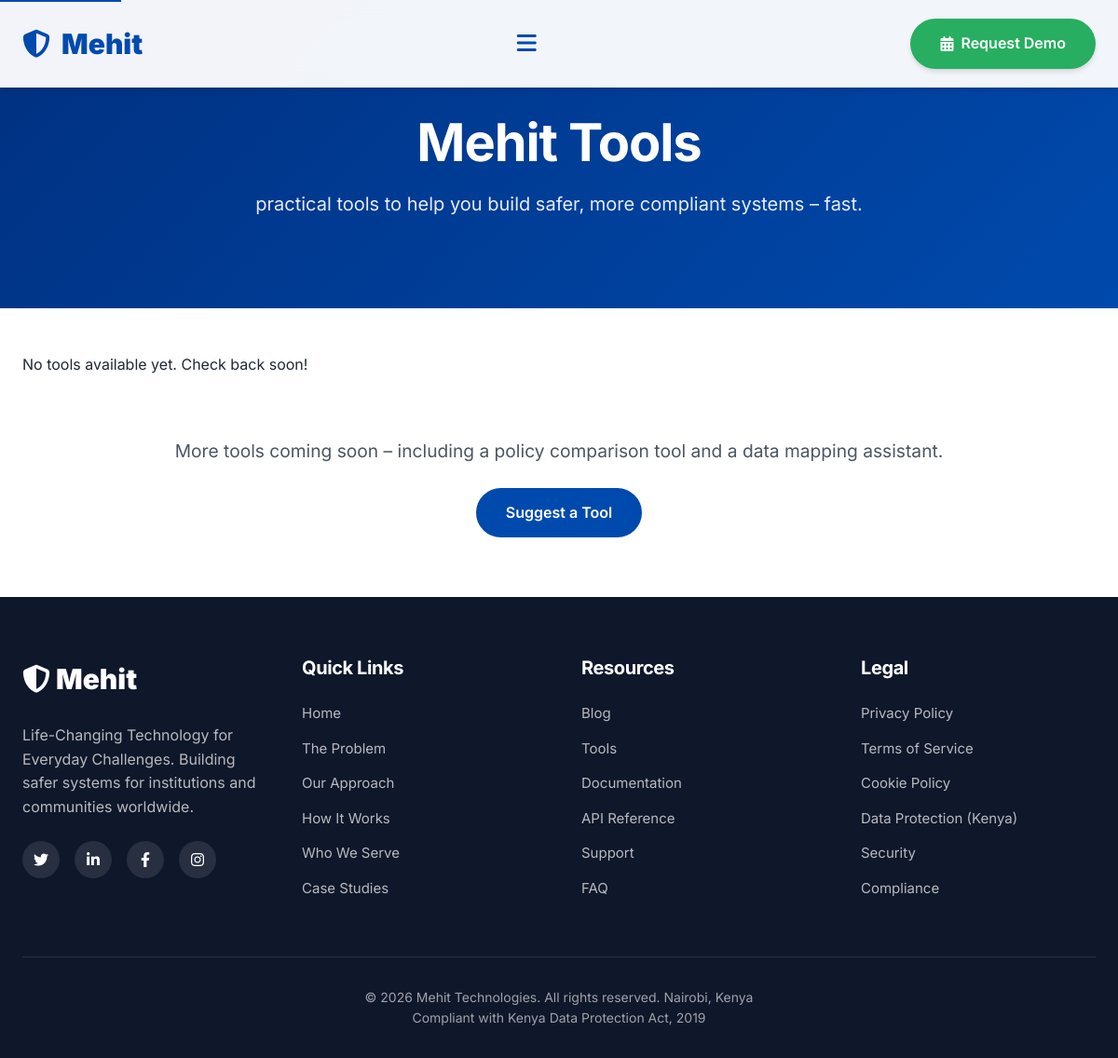
The page /tools/ on the database as committed earlier.
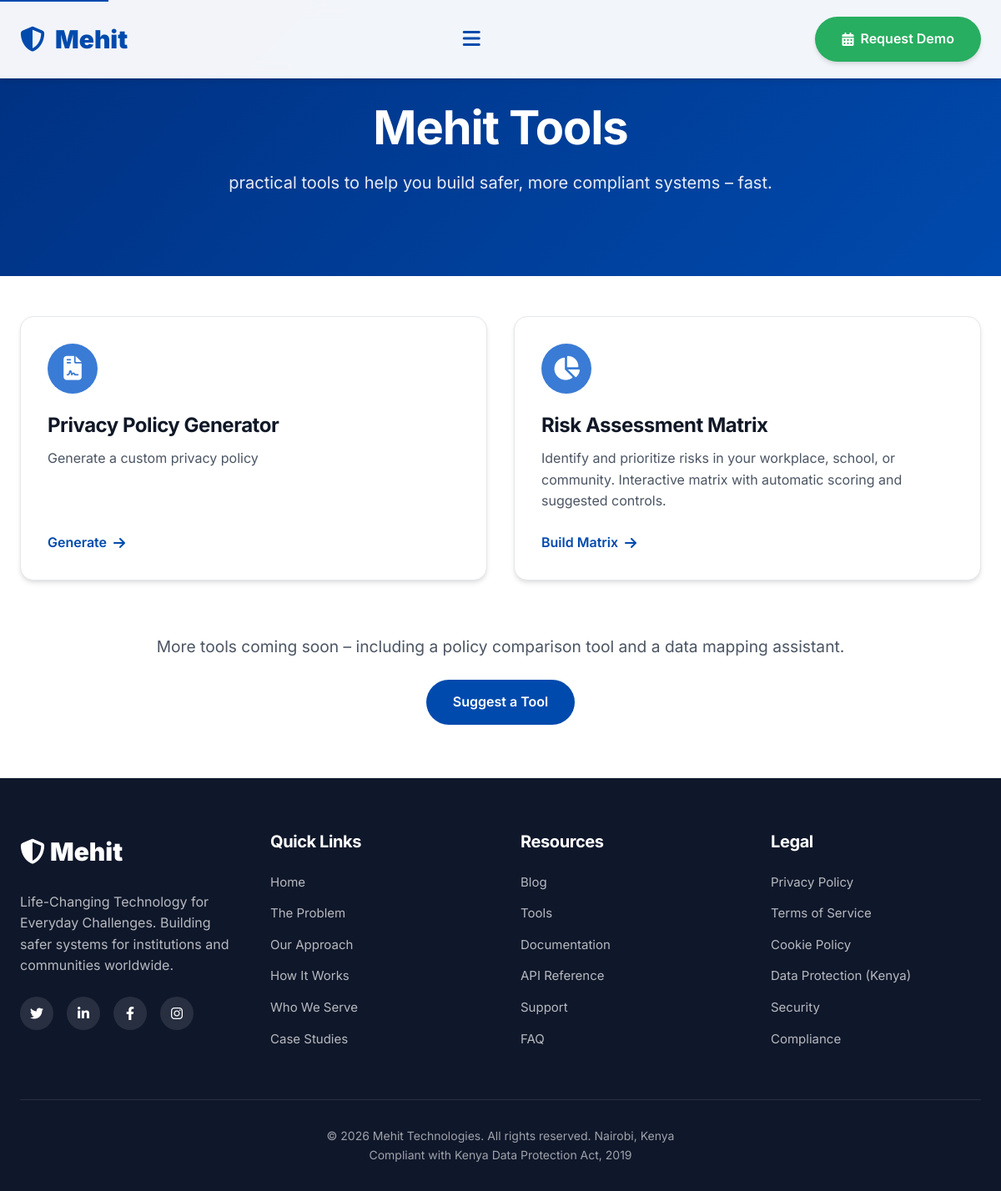
The same page on the database as committed later.
### tools/models.py (models this page shows, shortened)
class Tool(models.Model):
    id = models.UUIDField(primary_key=True, default=uuid.uuid4, editable=False)
    name = models.CharField(max_length=200)
    slug = models.SlugField(unique=True, help_text="Used in URLs, e.g., 'privacy-generator'")
    description = models.TextField()
    icon = models.CharField(max_length=100, default="fas fa-cog", help_text="Font Awesome icon class")
    url = models.CharField(max_length=500, help_text="Relative path like '/policies/questionnaire/' or full URL")
    is_active = models.BooleanField(default=True, help_text="Show on tools page")
    is_free = models.BooleanField(default=True, help_text="If False, requires payment/subscription")
    price = models.DecimalField(max_digits=10, decimal_places=2, null=True, blank=True, help_text="Monthly price in KES")
    stripe_price_id = models.CharField(max_length=100, blank=True, help_text="Stripe Price ID if using subscriptions")
    order = models.PositiveIntegerField(default=0, help_text="Display order")
    created_at = models.DateTimeField(auto_now_add=True)
    updated_at = models.DateTimeField(auto_now=True)
    class Meta:
        ordering = ['order', 'name']

### tools/views.py (the view)
# urls.py: path('', views.tool_list, name='list'),   # ✅ correct
def tool_list(request):
    tools = Tool.objects.filter(is_active=True).order_by('order', 'name')
    return render(request, 'tools.html', {'tools': tools})

### templates/tools.html (shortened to what this page needs)
<!DOCTYPE html>
<html lang="en">
<head>
  <link rel="stylesheet" href="https://cdnjs.cloudflare.com/ajax/libs/font-awesome/6.4.0/css/all.min.css">
</head>
<body>
  <nav class="toolbar" aria-label="Main navigation">
    <div class="container">
      <a href="/" class="logo" aria-label="Mehit Prevention Systems - Home">
        <i class="fas fa-shield-alt logo-icon" aria-hidden="true"></i>
        <span class="logo-text">Mehit</span>
      </a>
      <button class="menu-toggle" id="menuToggle" aria-label="Toggle navigation menu" aria-expanded="false" aria-controls="navLinks">
        <i class="fas fa-bars" aria-hidden="true"></i>
      </button>
      <div class="toolbar-cta">
        <a href="/#contact" class="btn" aria-label="Request a demo">
          <i class="fas fa-calendar-alt" aria-hidden="true"></i>
          <span class="btn-text">Request Demo</span>
        </a>
      </div>
    </div>
  </nav>
  <section class="page-header">
    <div class="container">
      <h1>Mehit Tools</h1>
      <p>practical tools to help you build safer, more compliant systems – fast.</p>
    </div>
  </section>
  <main id="main" class="container">
    <div class="tools-grid">
      {% for tool in tools %}
        <div class="tool-card">
          <div class="tool-icon"><i class="{{ tool.icon }}"></i></div>
          <h2 class="tool-title">{{ tool.name }}</h2>
          <p class="tool-description">{{ tool.description }}</p>
          <a href="{{ tool.url }}" class="tool-link">
            {% if "privacy" in tool.name|lower %}Generate
            {% elif "risk" in tool.name|lower %}Build Matrix
            {% elif "checklist" in tool.name|lower %}Build Checklist
            {% elif "incident" in tool.name|lower %}Use Template
            {% elif "cookie" in tool.name|lower %}Generate Code
            {% elif "safety" in tool.name|lower %}View Checklist
            {% else %}Access Tool{% endif %}
            <i class="fas fa-arrow-right"></i>
          </a>
        </div>
      {% empty %}
        <p>No tools available yet. Check back soon!</p>
      {% endfor %}
    </div>
    <div style="text-align: center; margin: 4rem 0;">
      <p style="font-size: 1.2rem; color: var(--gray-600);">More tools coming soon – including a policy comparison tool and a data mapping assistant.</p>
      <a href="/#contact" class="btn btn-primary" style="margin-top: 1.5rem;">Suggest a Tool</a>
    </div>
  </main>
  <footer aria-label="Site footer">
    <div class="container">
      <div class="footer-content">
        <div class="footer-col">
          <a href="/" class="logo" style="color: white; margin-bottom: 1.5rem; display: block;">
            <i class="fas fa-shield-alt logo-icon" aria-hidden="true"></i>
            <span>Mehit</span>
          </a>
          <p style="color: rgba(255, 255, 255, 0.7); margin-bottom: 1.5rem;">
            Life-Changing Technology for Everyday Challenges. Building safer systems for institutions and communities worldwide.
          </p>
          <div class="social-links">
            <a href="#" aria-label="Follow us on Twitter"><i class="fab fa-twitter" aria-hidden="true"></i></a>
            <a href="#" aria-label="Follow us on LinkedIn"><i class="fab fa-linkedin-in" aria-hidden="true"></i></a>
            <a href="#" aria-label="Follow us on Facebook"><i class="fab fa-facebook-f" aria-hidden="true"></i></a>
            <a href="#" aria-label="Follow us on Instagram"><i class="fab fa-instagram" aria-hidden="true"></i></a>
          </div>
        </div>
        <div class="footer-col">
          <h3>Quick Links</h3>
          <ul class="footer-links">
            <li><a href="/#hero">Home</a></li>
            <li><a href="/#problem">The Problem</a></li>
            <li><a href="/#approach">Our Approach</a></li>
            <li><a href="/#how">How It Works</a></li>
            <li><a href="/#who">Who We Serve</a></li>
            <li><a href="/blog/">Case Studies</a></li>
          </ul>
        </div>
        <div class="footer-col">
          <h3>Resources</h3>
          <ul class="footer-links">
            <li><a href="/blog/">Blog</a></li>
            <li><a href="/tools/">Tools</a></li>
            <li><a href="/documentation/">Documentation</a></li>
            <li><a href="/api/">API Reference</a></li>
            <li><a href="/support/">Support</a></li>
            <li><a href="/faq/">FAQ</a></li>
          </ul>
        </div>
        <div class="footer-col">
          <h3>Legal</h3>
          <ul class="footer-links">
            <li><a href="/privacy-policy/">Privacy Policy</a></li>
            <li><a href="/terms-of-service/">Terms of Service</a></li>
            <li><a href="/cookie-policy/">Cookie Policy</a></li>
            <li><a href="/data-protection/">Data Protection (Kenya)</a></li>
            <li><a href="/security/">Security</a></li>
            <li><a href="/compliance/">Compliance</a></li>
          </ul>
        </div>
      </div>
      <div class="footer-bottom">
        <p>© 2026 Mehit Technologies. All rights reserved. Nairobi, Kenya</p>
        <p class="mt-1">Compliant with Kenya Data Protection Act, 2019</p>
      </div>
    </div>
  </footer>
</body>
</html>

Rows that differ between the two databases and show on the page:
added Tool: name "Privacy Policy Generator", description "Generate a custom privacy policy"
added Tool: name "Risk Assessment Matrix", description "Identify and prioritize risks in your workplace, school, or community. Interactive matrix with automatic scoring and suggested controls.", shows "Build Matrix"
Other text that changed with them:
text no longer shown: "No tools available yet. Check back soon!"
